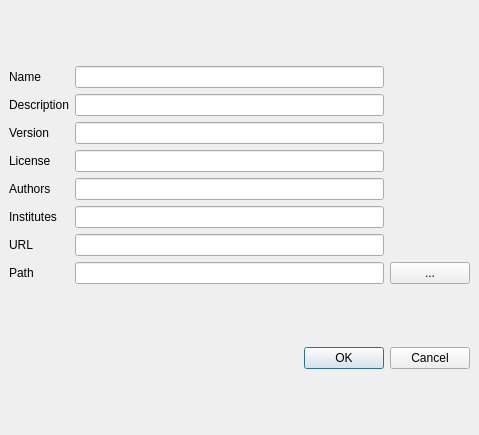
<ui version="4.0" >
 <class>NewPackageDialog</class>
 <widget class="QDialog" name="NewPackageDialog" >
  <property name="geometry" >
   <rect>
    <x>0</x>
    <y>0</y>
    <width>479</width>
    <height>435</height>
   </rect>
  </property>
  <property name="windowTitle" >
   <string>Package</string>
  </property>
  <layout class="QVBoxLayout" >
   <property name="spacing" >
    <number>6</number>
   </property>
   <property name="leftMargin" >
    <number>9</number>
   </property>
   <property name="topMargin" >
    <number>9</number>
   </property>
   <property name="rightMargin" >
    <number>9</number>
   </property>
   <property name="bottomMargin" >
    <number>9</number>
   </property>
   <item>
    <layout class="QGridLayout" >
     <property name="leftMargin" >
      <number>0</number>
     </property>
     <property name="topMargin" >
      <number>0</number>
     </property>
     <property name="rightMargin" >
      <number>0</number>
     </property>
     <property name="bottomMargin" >
      <number>0</number>
     </property>
     <property name="horizontalSpacing" >
      <number>6</number>
     </property>
     <property name="verticalSpacing" >
      <number>6</number>
     </property>
     <item row="4" column="1" >
      <widget class="QLineEdit" name="authorsEdit" />
     </item>
     <item row="1" column="0" >
      <widget class="QLabel" name="label_2" >
       <property name="text" >
        <string>Description</string>
       </property>
      </widget>
     </item>
     <item row="7" column="2" >
      <widget class="QPushButton" name="pathButton" >
       <property name="text" >
        <string>...</string>
       </property>
      </widget>
     </item>
     <item row="0" column="0" >
      <widget class="QLabel" name="label" >
       <property name="text" >
        <string>Name</string>
       </property>
      </widget>
     </item>
     <item row="2" column="1" >
      <widget class="QLineEdit" name="versionEdit" />
     </item>
     <item row="6" column="0" >
      <widget class="QLabel" name="label_7" >
       <property name="text" >
        <string>URL</string>
       </property>
      </widget>
     </item>
     <item row="7" column="0" >
      <widget class="QLabel" name="label_8" >
       <property name="text" >
        <string>Path</string>
       </property>
      </widget>
     </item>
     <item row="7" column="1" >
      <widget class="QLineEdit" name="pathEdit" />
     </item>
     <item row="5" column="0" >
      <widget class="QLabel" name="label_6" >
       <property name="text" >
        <string>Institutes</string>
       </property>
      </widget>
     </item>
     <item row="1" column="1" >
      <widget class="QLineEdit" name="descriptionEdit" />
     </item>
     <item row="2" column="0" >
      <widget class="QLabel" name="label_3" >
       <property name="text" >
        <string>Version</string>
       </property>
      </widget>
     </item>
     <item row="5" column="1" >
      <widget class="QLineEdit" name="institutesEdit" />
     </item>
     <item row="6" column="1" >
      <widget class="QLineEdit" name="urlEdit" />
     </item>
     <item row="3" column="0" >
      <widget class="QLabel" name="label_4" >
       <property name="text" >
        <string>License</string>
       </property>
      </widget>
     </item>
     <item row="0" column="1" >
      <widget class="QLineEdit" name="nameEdit" />
     </item>
     <item row="4" column="0" >
      <widget class="QLabel" name="label_5" >
       <property name="text" >
        <string>Authors</string>
       </property>
      </widget>
     </item>
     <item row="3" column="1" >
      <widget class="QLineEdit" name="licenseEdit" />
     </item>
    </layout>
   </item>
   <item>
    <widget class="QDialogButtonBox" name="buttonBox" >
     <property name="orientation" >
      <enum>Qt::Horizontal</enum>
     </property>
     <property name="standardButtons" >
      <set>QDialogButtonBox::Cancel|QDialogButtonBox::NoButton|QDialogButtonBox::Ok</set>
     </property>
    </widget>
   </item>
  </layout>
 </widget>
 <tabstops>
  <tabstop>nameEdit</tabstop>
  <tabstop>descriptionEdit</tabstop>
  <tabstop>versionEdit</tabstop>
  <tabstop>licenseEdit</tabstop>
  <tabstop>authorsEdit</tabstop>
  <tabstop>institutesEdit</tabstop>
  <tabstop>urlEdit</tabstop>
  <tabstop>pathEdit</tabstop>
  <tabstop>pathButton</tabstop>
  <tabstop>buttonBox</tabstop>
 </tabstops>
 <resources/>
 <connections>
  <connection>
   <sender>buttonBox</sender>
   <signal>accepted()</signal>
   <receiver>NewPackageDialog</receiver>
   <slot>accept()</slot>
   <hints>
    <hint type="sourcelabel" >
     <x>248</x>
     <y>254</y>
    </hint>
    <hint type="destinationlabel" >
     <x>157</x>
     <y>274</y>
    </hint>
   </hints>
  </connection>
  <connection>
   <sender>buttonBox</sender>
   <signal>rejected()</signal>
   <receiver>NewPackageDialog</receiver>
   <slot>reject()</slot>
   <hints>
    <hint type="sourcelabel" >
     <x>316</x>
     <y>260</y>
    </hint>
    <hint type="destinationlabel" >
     <x>286</x>
     <y>274</y>
    </hint>
   </hints>
  </connection>
 </connections>
</ui>
